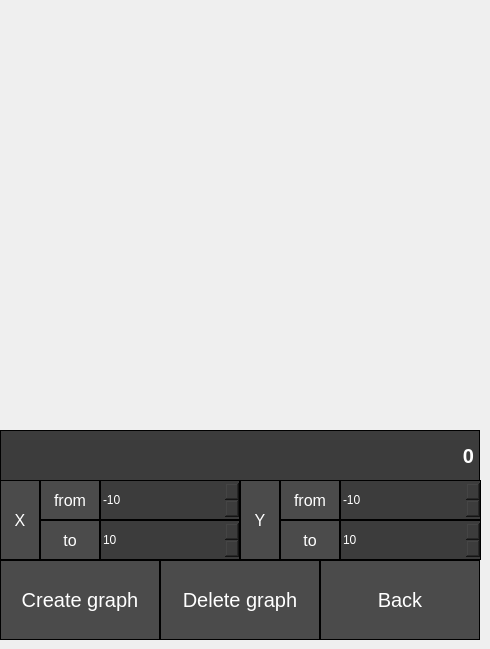
    <widget class="QWidget" name="page_2">
     <widget class="QCustomPlot" name="graph_field" native="true">
      <property name="geometry">
       <rect>
        <x>0</x>
        <y>0</y>
        <width>480</width>
        <height>431</height>
       </rect>
      </property>
      <property name="styleSheet">
       <string notr="true">QCustomPlot {
	border: 1px solid black;
}</string>
      </property>
     </widget>
     <widget class="QLabel" name="label_6">
      <property name="geometry">
       <rect>
        <x>280</x>
        <y>480</y>
        <width>60</width>
        <height>40</height>
       </rect>
      </property>
      <property name="font">
       <font>
        <pointsize>12</pointsize>
       </font>
      </property>
      <property name="layoutDirection">
       <enum>Qt::LeftToRight</enum>
      </property>
      <property name="styleSheet">
       <string notr="true">QLabel {
	background-color: rgb(75, 75, 75);
	color: white;
	border: 1px solid black;
}</string>
      </property>
      <property name="frameShape">
       <enum>QFrame::NoFrame</enum>
      </property>
      <property name="frameShadow">
       <enum>QFrame::Plain</enum>
      </property>
      <property name="text">
       <string>from</string>
      </property>
      <property name="alignment">
       <set>Qt::AlignCenter</set>
      </property>
     </widget>
     <widget class="QSpinBox" name="x_start">
      <property name="geometry">
       <rect>
        <x>100</x>
        <y>480</y>
        <width>140</width>
        <height>40</height>
       </rect>
      </property>
      <property name="styleSheet">
       <string notr="true">QSpinBox{
	background-color: rgb(60, 60, 60);
	color: white;
	border: 1px solid black;
}</string>
      </property>
      <property name="minimum">
       <number>-1000000</number>
      </property>
      <property name="maximum">
       <number>1000000</number>
      </property>
      <property name="value">
       <number>-10</number>
      </property>
     </widget>
     <widget class="QPushButton" name="pushBut_crGraph">
      <property name="geometry">
       <rect>
        <x>0</x>
        <y>560</y>
        <width>160</width>
        <height>80</height>
       </rect>
      </property>
      <property name="font">
       <font>
        <pointsize>15</pointsize>
        <bold>false</bold>
        <kerning>true</kerning>
       </font>
      </property>
      <property name="cursor">
       <cursorShape>PointingHandCursor</cursorShape>
      </property>
      <property name="mouseTracking">
       <bool>true</bool>
      </property>
      <property name="autoFillBackground">
       <bool>false</bool>
      </property>
      <property name="styleSheet">
       <string notr="true">QPushButton {
  background-color: rgb(75, 75, 75);
  color: white; 
  border: 1px solid balck;
}

QPushButton:hover {
    background-color: rgb(90, 90, 90);
}

QPushButton:pressed {
    background-color: rgb(75, 75, 75);
}</string>
      </property>
      <property name="text">
       <string>Create graph</string>
      </property>
     </widget>
     <widget class="QSpinBox" name="x_end">
      <property name="geometry">
       <rect>
        <x>100</x>
        <y>520</y>
        <width>140</width>
        <height>40</height>
       </rect>
      </property>
      <property name="styleSheet">
       <string notr="true">QSpinBox{
	background-color: rgb(60, 60, 60);
	color: white;
	border: 1px solid black;
}</string>
      </property>
      <property name="minimum">
       <number>-1000000</number>
      </property>
      <property name="maximum">
       <number>1000000</number>
      </property>
      <property name="value">
       <number>10</number>
      </property>
     </widget>
     <widget class="QSpinBox" name="y_start">
      <property name="geometry">
       <rect>
        <x>340</x>
        <y>480</y>
        <width>141</width>
        <height>40</height>
       </rect>
      </property>
      <property name="styleSheet">
       <string notr="true">QSpinBox{
	background-color: rgb(60, 60, 60);
	color: white;
	border: 1px solid black;
}</string>
      </property>
      <property name="minimum">
       <number>-1000000</number>
      </property>
      <property name="maximum">
       <number>1000000</number>
      </property>
      <property name="value">
       <number>-10</number>
      </property>
     </widget>
     <widget class="QLabel" name="label_7">
      <property name="geometry">
       <rect>
        <x>240</x>
        <y>480</y>
        <width>40</width>
        <height>80</height>
       </rect>
      </property>
      <property name="font">
       <font>
        <pointsize>12</pointsize>
       </font>
      </property>
      <property name="layoutDirection">
       <enum>Qt::LeftToRight</enum>
      </property>
      <property name="styleSheet">
       <string notr="true">QLabel {
	background-color: rgb(75, 75, 75);
	color: white;
	border: 1px solid black;
}</string>
      </property>
      <property name="frameShape">
       <enum>QFrame::NoFrame</enum>
      </property>
      <property name="frameShadow">
       <enum>QFrame::Plain</enum>
      </property>
      <property name="text">
       <string>Y</string>
      </property>
      <property name="alignment">
       <set>Qt::AlignCenter</set>
      </property>
     </widget>
     <widget class="QLabel" name="label_2">
      <property name="geometry">
       <rect>
        <x>40</x>
        <y>520</y>
        <width>60</width>
        <height>40</height>
       </rect>
      </property>
      <property name="font">
       <font>
        <pointsize>12</pointsize>
       </font>
      </property>
      <property name="layoutDirection">
       <enum>Qt::LeftToRight</enum>
      </property>
      <property name="styleSheet">
       <string notr="true">QLabel {
	background-color: rgb(75, 75, 75);
	color: white;
	border: 1px solid black;
}</string>
      </property>
      <property name="frameShape">
       <enum>QFrame::NoFrame</enum>
      </property>
      <property name="frameShadow">
       <enum>QFrame::Plain</enum>
      </property>
      <property name="text">
       <string>to</string>
      </property>
      <property name="alignment">
       <set>Qt::AlignCenter</set>
      </property>
     </widget>
     <widget class="QLabel" name="label_4">
      <property name="geometry">
       <rect>
        <x>40</x>
        <y>480</y>
        <width>60</width>
        <height>40</height>
       </rect>
      </property>
      <property name="font">
       <font>
        <pointsize>12</pointsize>
       </font>
      </property>
      <property name="layoutDirection">
       <enum>Qt::LeftToRight</enum>
      </property>
      <property name="styleSheet">
       <string notr="true">QLabel {
	background-color: rgb(75, 75, 75);
	color: white;
	border: 1px solid black;
}</string>
      </property>
      <property name="frameShape">
       <enum>QFrame::NoFrame</enum>
      </property>
      <property name="frameShadow">
       <enum>QFrame::Plain</enum>
      </property>
      <property name="text">
       <string>from</string>
      </property>
      <property name="alignment">
       <set>Qt::AlignCenter</set>
      </property>
     </widget>
     <widget class="QLabel" name="label_3">
      <property name="geometry">
       <rect>
        <x>0</x>
        <y>480</y>
        <width>40</width>
        <height>80</height>
       </rect>
      </property>
      <property name="font">
       <font>
        <pointsize>12</pointsize>
       </font>
      </property>
      <property name="layoutDirection">
       <enum>Qt::LeftToRight</enum>
      </property>
      <property name="styleSheet">
       <string notr="true">QLabel {
	background-color: rgb(75, 75, 75);
	color: white;
	border: 1px solid black;
}</string>
      </property>
      <property name="frameShape">
       <enum>QFrame::NoFrame</enum>
      </property>
      <property name="frameShadow">
       <enum>QFrame::Plain</enum>
      </property>
      <property name="text">
       <string>X</string>
      </property>
      <property name="alignment">
       <set>Qt::AlignCenter</set>
      </property>
     </widget>
     <widget class="QSpinBox" name="y_end">
      <property name="geometry">
       <rect>
        <x>340</x>
        <y>520</y>
        <width>141</width>
        <height>40</height>
       </rect>
      </property>
      <property name="styleSheet">
       <string notr="true">QSpinBox{
	background-color: rgb(60, 60, 60);
	color: white;
	border: 1px solid black;
}</string>
      </property>
      <property name="minimum">
       <number>-1000000</number>
      </property>
      <property name="maximum">
       <number>1000000</number>
      </property>
      <property name="value">
       <number>10</number>
      </property>
     </widget>
     <widget class="QLabel" name="label_5">
      <property name="geometry">
       <rect>
        <x>280</x>
        <y>520</y>
        <width>60</width>
        <height>40</height>
       </rect>
      </property>
      <property name="font">
       <font>
        <pointsize>12</pointsize>
       </font>
      </property>
      <property name="layoutDirection">
       <enum>Qt::LeftToRight</enum>
      </property>
      <property name="styleSheet">
       <string notr="true">QLabel {
	background-color: rgb(75, 75, 75);
	color: white;
	border: 1px solid black;
}</string>
      </property>
      <property name="frameShape">
       <enum>QFrame::NoFrame</enum>
      </property>
      <property name="frameShadow">
       <enum>QFrame::Plain</enum>
      </property>
      <property name="text">
       <string>to</string>
      </property>
      <property name="alignment">
       <set>Qt::AlignCenter</set>
      </property>
     </widget>
     <widget class="QPushButton" name="pushBut_clear_graph">
      <property name="geometry">
       <rect>
        <x>160</x>
        <y>560</y>
        <width>160</width>
        <height>80</height>
       </rect>
      </property>
      <property name="font">
       <font>
        <pointsize>15</pointsize>
        <bold>false</bold>
        <kerning>true</kerning>
       </font>
      </property>
      <property name="cursor">
       <cursorShape>PointingHandCursor</cursorShape>
      </property>
      <property name="mouseTracking">
       <bool>true</bool>
      </property>
      <property name="autoFillBackground">
       <bool>false</bool>
      </property>
      <property name="styleSheet">
       <string notr="true">QPushButton {
  background-color: rgb(75, 75, 75);
  color: white; 
  border: 1px solid balck;
}

QPushButton:hover {
    background-color: rgb(90, 90, 90);
}

QPushButton:pressed {
    background-color: rgb(75, 75, 75);
}</string>
      </property>
      <property name="text">
       <string>Delete graph</string>
      </property>
     </widget>
     <widget class="QPushButton" name="pushBut_goToMain">
      <property name="geometry">
       <rect>
        <x>320</x>
        <y>560</y>
        <width>160</width>
        <height>80</height>
       </rect>
      </property>
      <property name="font">
       <font>
        <pointsize>15</pointsize>
        <bold>false</bold>
        <kerning>true</kerning>
       </font>
      </property>
      <property name="cursor">
       <cursorShape>PointingHandCursor</cursorShape>
      </property>
      <property name="mouseTracking">
       <bool>true</bool>
      </property>
      <property name="autoFillBackground">
       <bool>false</bool>
      </property>
      <property name="styleSheet">
       <string notr="true">QPushButton {
  background-color: rgb(75, 75, 75);
  color: white; 
  border: 1px solid balck;
}

QPushButton:hover {
    background-color: rgb(90, 90, 90);
}

QPushButton:pressed {
    background-color: rgb(75, 75, 75);
}</string>
      </property>
      <property name="text">
       <string>Back</string>
      </property>
     </widget>
     <widget class="QLabel" name="graph_function">
      <property name="geometry">
       <rect>
        <x>0</x>
        <y>430</y>
        <width>480</width>
        <height>51</height>
       </rect>
      </property>
      <property name="font">
       <font>
        <pointsize>15</pointsize>
        <bold>true</bold>
       </font>
      </property>
      <property name="styleSheet">
       <string notr="true">QLabel {
	background-color: rgb(60, 60, 60);
	color: white;
	border: 1px solid black;
}</string>
      </property>
      <property name="text">
       <string>0</string>
      </property>
      <property name="alignment">
       <set>Qt::AlignRight|Qt::AlignTrailing|Qt::AlignVCenter</set>
      </property>
      <property name="indent">
       <number>5</number>
      </property>
     </widget>
    </widget>
